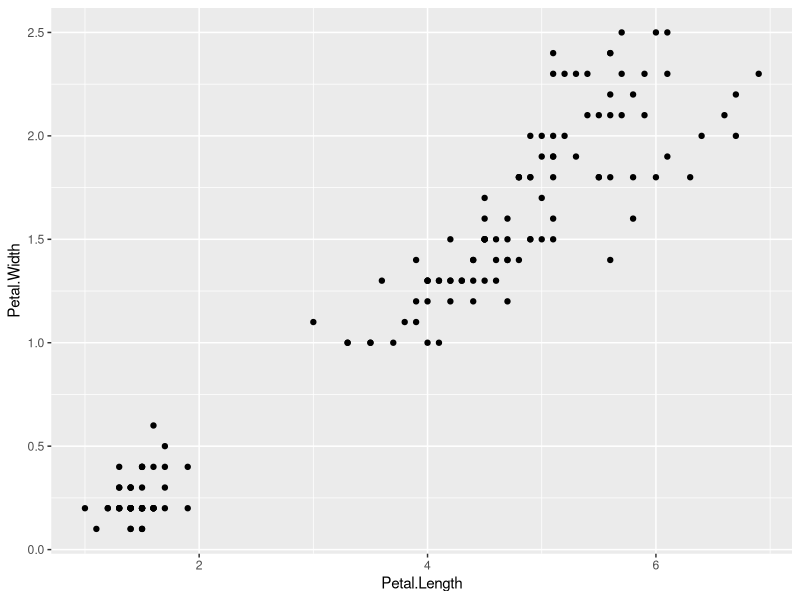
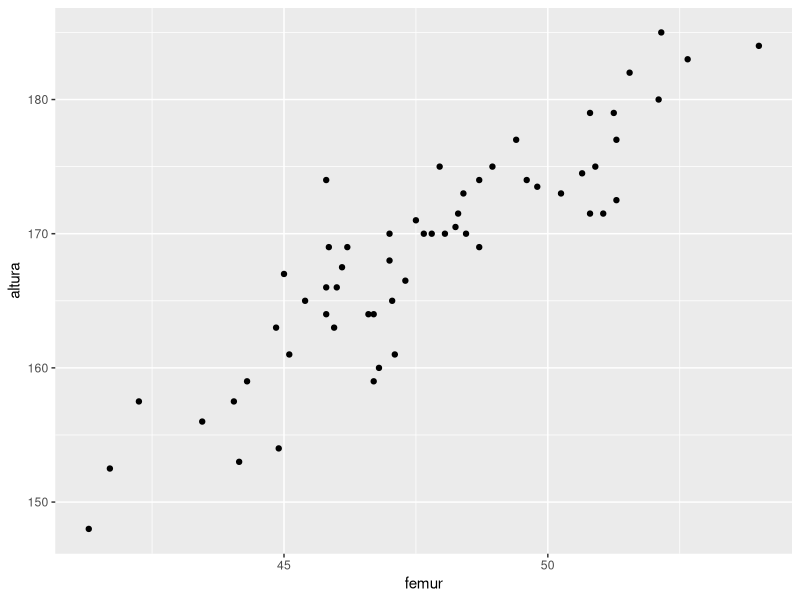

Here is the R script that generated these plots, in order:
data(iris)

library(ggplot2)

ggplot(data = iris, aes(x = Petal.Length, y = Petal.Width))+
  geom_point()

cor(iris$Petal.Length, iris$Petal.Width)
cor(iris[,-5])

setosa <- iris[iris$Species == "setosa", ]
cor(setosa$Petal.Length, setosa$Petal.Width)

#========================================================================#

femur <- read.csv(file = "femur.csv")
femur

femur$genero <- as.factor(femur$genero)
femur <- femur[,-1]


homens<- femur[femur$genero == "Male",]
mulheres <- femur[femur$genero == "Female",]

cor(homens$altura, homens$femur)
mean(homens$altura)

cor(mulheres$altura, mulheres$femur)
mean(mulheres$altura)

ggplot(data = homens, aes(x = femur, y = altura))+
  geom_point()

modelo_linear <- lm(data = homens, formula = altura ~ femur)
modelo_linear

summary(homens$femur)
